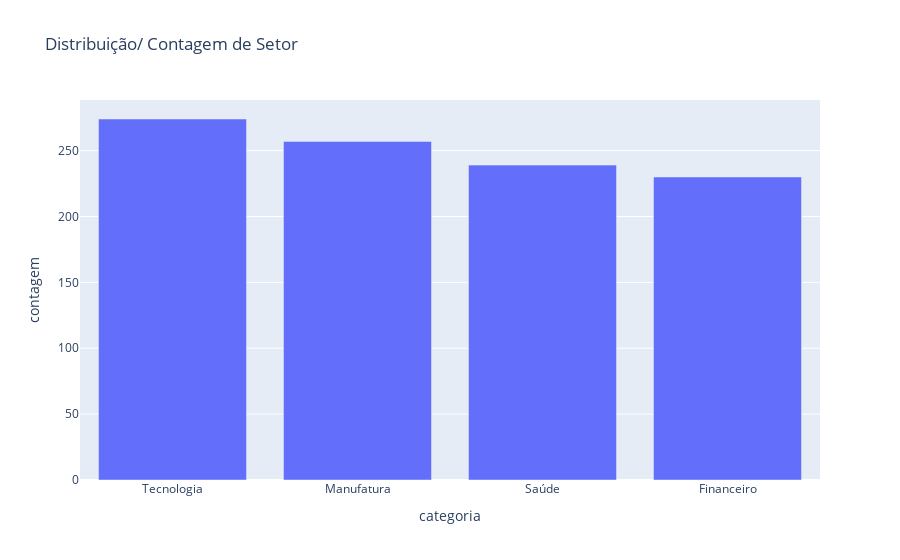
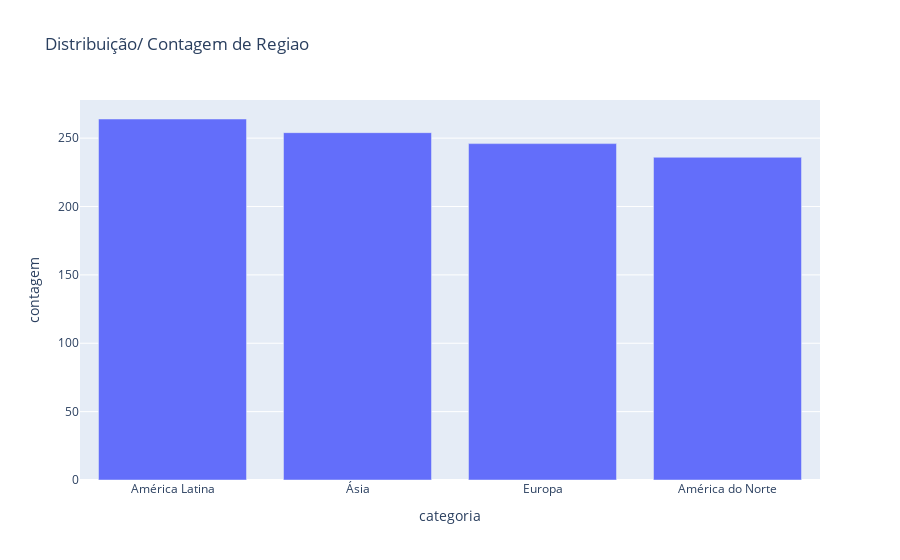
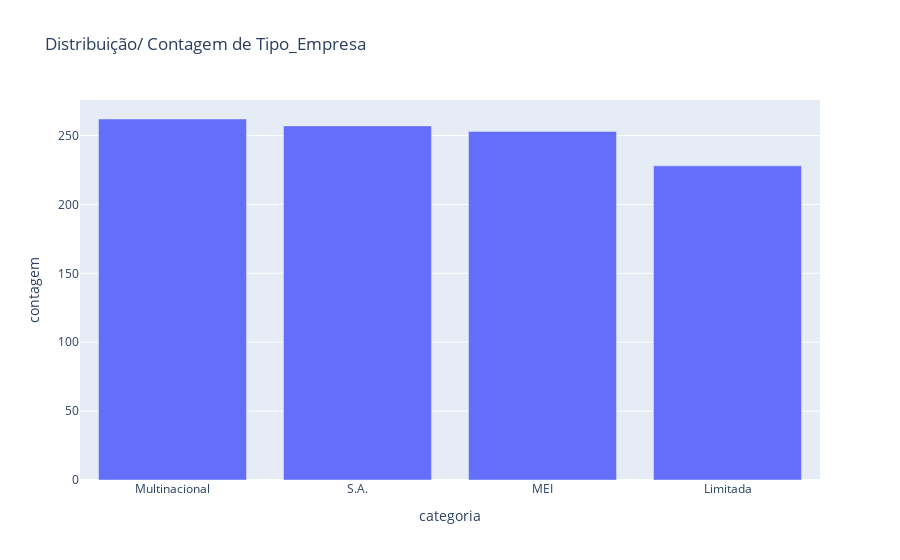
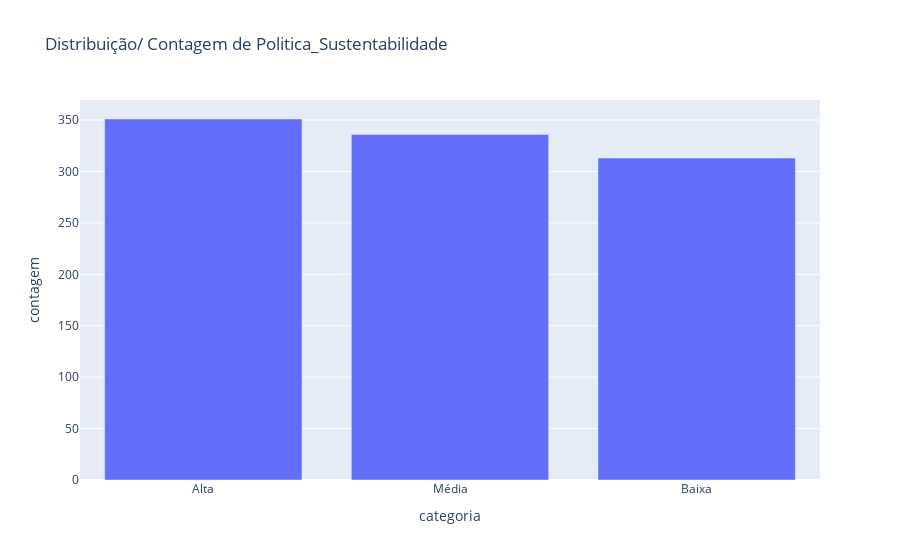

Notebook code for these charts, in order:
### Code cell
# Contagem de valores para variáveis categóricas
for col in categorical_features:
  df_count = df_companies[col].value_counts().reset_index()
  df_count.columns = ['categoria', 'contagem']

  fig = px.bar(df_count,
               x="categoria",
               y='contagem',
               title=f'Distribuição/ Contagem de {col}'
               )
  
  fig.show()

### Figure 1 — Plotly figure (JSON) as saved in the notebook; plotly's stock layout.template omitted (floating-point values rounded to 4 significant figures)
{"data": [{"hovertemplate": "categoria=%{x}<br>contagem=%{y}<extra></extra>", "legendgroup": "", "marker": {"color": "#636efa", "pattern": {"shape": ""}}, "name": "", "orientation": "v", "showlegend": false, "textposition": "auto", "type": "bar", "x": ["Tecnologia", "Manufatura", "Saúde", "Financeiro"], "xaxis": "x", "y": [274, 257, 239, 230], "yaxis": "y"}], "layout": {"barmode": "relative", "legend": {"tracegroupgap": 0}, "title": {"text": "Distribuição/ Contagem de Setor"}, "xaxis": {"anchor": "y", "domain": [0, 1], "title": {"text": "categoria"}}, "yaxis": {"anchor": "x", "domain": [0, 1], "title": {"text": "contagem"}}}}

### Figure 2 — Plotly figure (JSON) as saved in the notebook; plotly's stock layout.template omitted (floating-point values rounded to 4 significant figures)
{"data": [{"hovertemplate": "categoria=%{x}<br>contagem=%{y}<extra></extra>", "legendgroup": "", "marker": {"color": "#636efa", "pattern": {"shape": ""}}, "name": "", "orientation": "v", "showlegend": false, "textposition": "auto", "type": "bar", "x": ["América Latina", "Ásia", "Europa", "América do Norte"], "xaxis": "x", "y": [264, 254, 246, 236], "yaxis": "y"}], "layout": {"barmode": "relative", "legend": {"tracegroupgap": 0}, "title": {"text": "Distribuição/ Contagem de Regiao"}, "xaxis": {"anchor": "y", "domain": [0, 1], "title": {"text": "categoria"}}, "yaxis": {"anchor": "x", "domain": [0, 1], "title": {"text": "contagem"}}}}

### Figure 3 — Plotly figure (JSON) as saved in the notebook; plotly's stock layout.template omitted (floating-point values rounded to 4 significant figures)
{"data": [{"hovertemplate": "categoria=%{x}<br>contagem=%{y}<extra></extra>", "legendgroup": "", "marker": {"color": "#636efa", "pattern": {"shape": ""}}, "name": "", "orientation": "v", "showlegend": false, "textposition": "auto", "type": "bar", "x": ["Multinacional", "S.A.", "MEI", "Limitada"], "xaxis": "x", "y": [262, 257, 253, 228], "yaxis": "y"}], "layout": {"barmode": "relative", "legend": {"tracegroupgap": 0}, "title": {"text": "Distribuição/ Contagem de Tipo_Empresa"}, "xaxis": {"anchor": "y", "domain": [0, 1], "title": {"text": "categoria"}}, "yaxis": {"anchor": "x", "domain": [0, 1], "title": {"text": "contagem"}}}}

### Figure 4 — Plotly figure (JSON) as saved in the notebook; plotly's stock layout.template omitted (floating-point values rounded to 4 significant figures)
{"data": [{"hovertemplate": "categoria=%{x}<br>contagem=%{y}<extra></extra>", "legendgroup": "", "marker": {"color": "#636efa", "pattern": {"shape": ""}}, "name": "", "orientation": "v", "showlegend": false, "textposition": "auto", "type": "bar", "x": ["Alta", "Média", "Baixa"], "xaxis": "x", "y": [351, 336, 313], "yaxis": "y"}], "layout": {"barmode": "relative", "legend": {"tracegroupgap": 0}, "title": {"text": "Distribuição/ Contagem de Politica_Sustentabilidade"}, "xaxis": {"anchor": "y", "domain": [0, 1], "title": {"text": "categoria"}}, "yaxis": {"anchor": "x", "domain": [0, 1], "title": {"text": "contagem"}}}}
